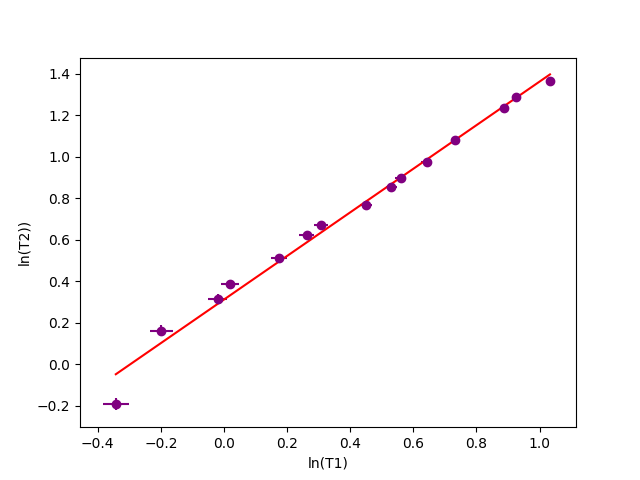

Reproduce this figure in Python.
import numpy as np
import matplotlib.pyplot as plt

# Données
x = np.array([-0.3425,-0.1985,-0.0202,0.0198,0.1740,0.2624,0.3075,0.4511,0.5306,0.5596,0.6419,0.7324,0.8879,0.9243,1.033])
y = np.array([-0.1918,0.1631,0.3173,0.3853,0.5114,0.6227,0.6740,0.7693,0.8563,0.8971,0.9741,1.079,1.234,1.289,1.367])

# Incertitudes
x_err = np.array([0.042,0.036,0.031,0.029,0.025,0.023,0.022,0.019,0.018,0.017,0.016,0.014,0.012,0.012,0.011])  
y_err = np.array([0.03,0.025,0.021,0.020,0.018,0.016,0.015,0.014,0.013,0.012,0.011,0.010,0.009,0.008,0.008])  

# Moyennes de x et y
mean_x = np.mean(x)
mean_y = np.mean(y)

# Calculer les différences entre x, y et leurs moyennes
diff_x = x - mean_x
diff_y = y - mean_y

# Calculer la pente (m) et l'ordonnée à l'origine (c)
m = np.sum(diff_x * diff_y) / np.sum(diff_x**2)
c = mean_y - m * mean_x

# Courbe de régression
y_reg = m * x + c
equation = "y = {:.2f}x + {:.2f}".format(m, c)
print(equation)

# Tracer les données expérimentales avec incertitudes
plt.errorbar(x, y, xerr=x_err, yerr=y_err, fmt='o', color='purple', label='Données expérimentales')

# Tracer la courbe de régression
plt.plot(x, y_reg, color='red', label='Régression linéaire')

plt.xlabel('ln(T1)')
plt.ylabel('ln(T2))')
plt.show()
plt.savefig("reg_lin.png")

print("Pente (m) :", m)
print("Ordonnée à l'origine (c) :", c)